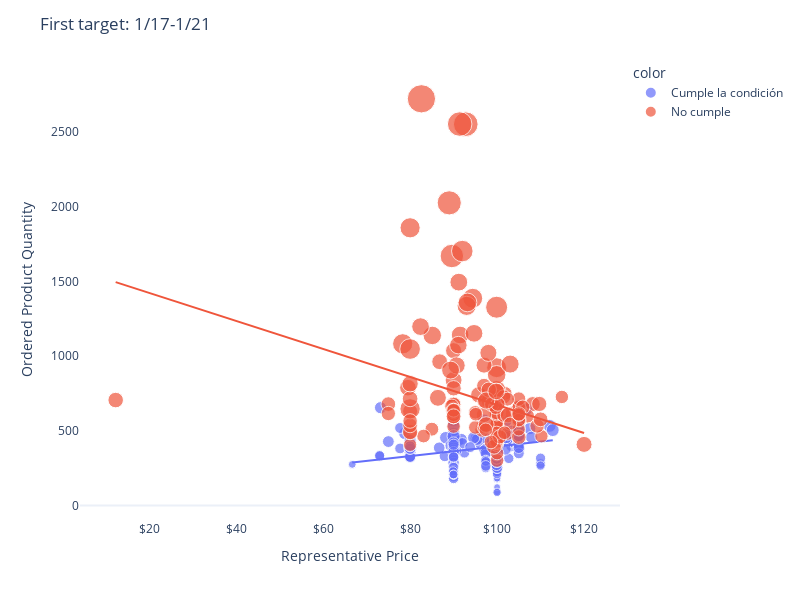

Here is the notebook cell this chart was saved with:
### Code cell
data_scatter = data.copy()
data_scatter['target'] = np.where((data_scatter['representative_price'] >= MIN_PRICE)
                                  & (data_scatter['representative_price'] <= MAX_PRICE)
                                  &(data_scatter['view_sessions'] >= MIN_VIEWS)
                                  & (data_scatter['view_sessions'] <= MAX_VIEWS),
                                     'Cumple la condición', 
                                     'No cumple')


fig = px.scatter(x = data['representative_price'], 
                 y = data['ordered_product_quantity'],
                 color = data_scatter['target'],
                 size = data['view_sessions'], trendline = 'ols'
                )




fig.update_layout(template = 'plotly_white',
                  xaxis=dict(showgrid=False), 
                  yaxis=dict(showgrid=False), 
                  title = 'First target: 1/17-1/21',
                  height=600, width=800)

fig.update_xaxes(tickprefix="$", title = 'Representative Price')
fig.update_yaxes( title = 'Ordered Product Quantity')

fig.show()

### Figure 1 — Plotly figure (JSON) as saved in the notebook; plotly's stock layout.template omitted (floating-point values rounded to 4 significant figures; data arrays with more than 128 entries replaced by an {"elided": "..."} marker saying what was removed)
{"data": [{"hovertemplate": "color=Cumple la condición<br>x=%{x}<br>y=%{y}<br>size=%{marker.size}<extra></extra>", "legendgroup": "Cumple la condición", "marker": {"color": "#636efa", "size": {"elided": "245 int values"}, "sizemode": "area", "sizeref": 57.39, "symbol": "circle"}, "mode": "markers", "name": "Cumple la condición", "orientation": "v", "showlegend": true, "type": "scatter", "x": {"elided": "245 float values"}, "xaxis": "x", "y": {"elided": "245 int values"}, "yaxis": "y"}, {"hovertemplate": "<b>OLS trendline</b><br>y = 3.21968 * x + 73.7108<br>R<sup>2</sup>=0.048452<br><br>color=Cumple la condición<br>x=%{x}<br>y=%{y} <b>(trend)</b><extra></extra>", "legendgroup": "Cumple la condición", "marker": {"color": "#636efa", "symbol": "circle"}, "mode": "lines", "name": "Cumple la condición", "showlegend": false, "type": "scatter", "x": {"elided": "245 float values"}, "xaxis": "x", "y": {"elided": "245 float values"}, "yaxis": "y"}, {"hovertemplate": "color=No cumple<br>x=%{x}<br>y=%{y}<br>size=%{marker.size}<extra></extra>", "legendgroup": "No cumple", "marker": {"color": "#EF553B", "size": {"elided": "170 int values"}, "sizemode": "area", "sizeref": 57.39, "symbol": "circle"}, "mode": "markers", "name": "No cumple", "orientation": "v", "showlegend": true, "type": "scatter", "x": {"elided": "170 float values"}, "xaxis": "x", "y": {"elided": "170 int values"}, "yaxis": "y"}, {"hovertemplate": "<b>OLS trendline</b><br>y = -9.3772 * x + 1611.17<br>R<sup>2</sup>=0.064884<br><br>color=No cumple<br>x=%{x}<br>y=%{y} <b>(trend)</b><extra></extra>", "legendgroup": "No cumple", "marker": {"color": "#EF553B", "symbol": "circle"}, "mode": "lines", "name": "No cumple", "showlegend": false, "type": "scatter", "x": {"elided": "170 float values"}, "xaxis": "x", "y": {"elided": "170 float values"}, "yaxis": "y"}], "layout": {"height": 600, "legend": {"itemsizing": "constant", "title": {"text": "color"}, "tracegroupgap": 0}, "margin": {"t": 60}, "title": {"text": "First target: 1/17-1/21"}, "width": 800, "xaxis": {"anchor": "y", "domain": [0, 1], "showgrid": false, "tickprefix": "$", "title": {"text": "Representative Price"}}, "yaxis": {"anchor": "x", "domain": [0, 1], "showgrid": false, "title": {"text": "Ordered Product Quantity"}}}}
